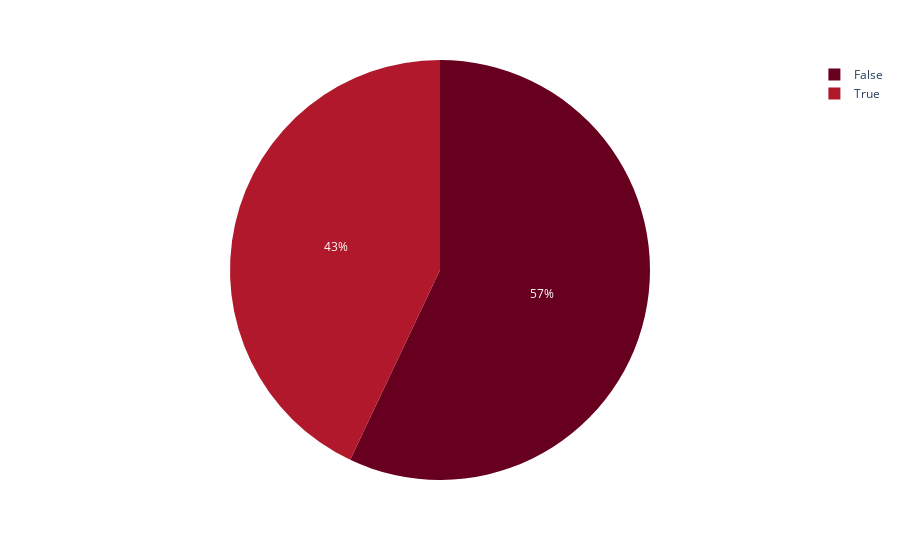

The code cell stored with this chart in its notebook:
### Code cell
import plotly.express as px
import cufflinks as cf
cf.go_offline()
cf.set_config_file(offline=False, world_readable=True)
pie_df = pd.DataFrame({"category":sorted(["True", "False"]), 
                       "values":[x/df_train.shape[0] for x in df_train['target'].value_counts().tolist()]
                        })
fig = px.pie(pie_df, values='values', names='category', color_discrete_sequence=px.colors.sequential.RdBu)
fig.show(figsize = (4, 4))

### Figure 1 — Plotly figure (JSON) as saved in the notebook; plotly's stock layout.template omitted (floating-point values rounded to 4 significant figures)
{"data": [{"domain": {"x": [0, 1], "y": [0, 1]}, "hovertemplate": "category=%{label}<br>value=%{value}<extra></extra>", "labels": ["False", "True"], "legendgroup": "", "name": "", "showlegend": true, "type": "pie", "values": [0.5703, 0.4297]}], "layout": {"legend": {"tracegroupgap": 0}, "margin": {"t": 60}, "piecolorway": ["rgb(103,0,31)", "rgb(178,24,43)", "rgb(214,96,77)", "rgb(244,165,130)", "rgb(253,219,199)", "rgb(247,247,247)", "rgb(209,229,240)", "rgb(146,197,222)", "rgb(67,147,195)", "rgb(33,102,172)", "rgb(5,48,97)"]}}
